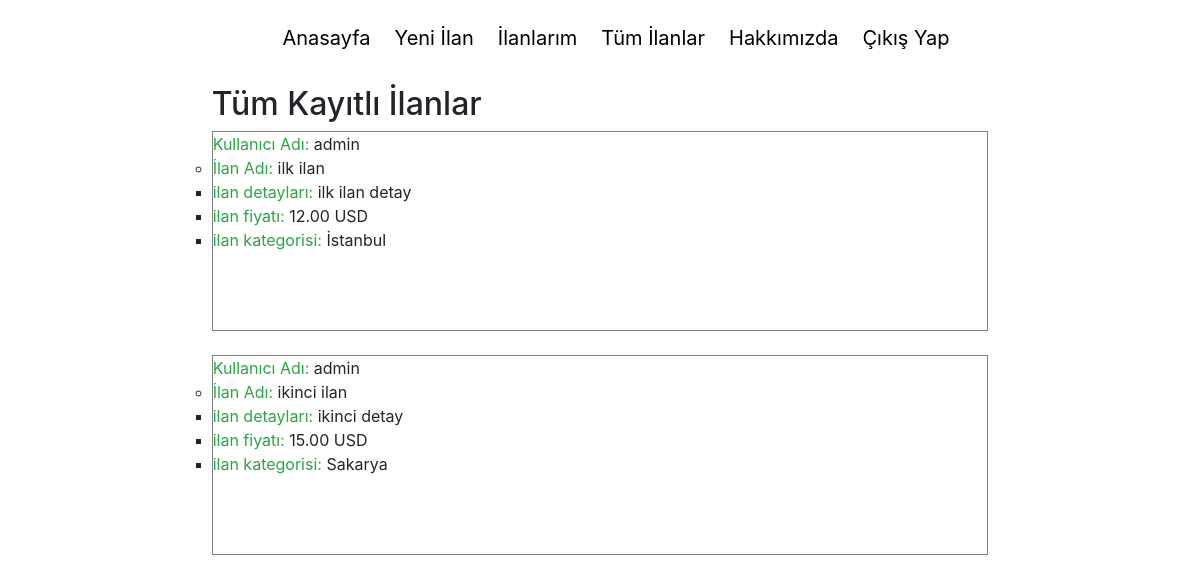
Screenshot of /list-all/ (signed in) with the database file from the repository.
### posts/models.py (models this page shows, shortened)
class PostModel(models.Model):
    user = models.ForeignKey(User, on_delete=models.CASCADE, related_name='post_user')
    title = models.CharField(max_length=120)
    about_post = models.CharField(max_length=200)
    price = models.DecimalField(max_digits=10, decimal_places=2)
    currency  = models.CharField(max_length=5)
    category = models.CharField(max_length=15)
    releaseDate = models.DateTimeField(auto_now_add=True)
    slug = models.SlugField(unique=True, editable=False, max_length=130)
    sold_or_not_model = models.BooleanField(default=False)

### register/models.py (models this page shows)
class CustomUser(AbstractUser):
    email = models.EmailField(_('email address'), unique=True)

### posts/views.py (the view)
# urls.py: path("list-all/", views.list_all_view, name="all_posts"),
def list_all_view(response):
    p = PostModel.objects.all()
    return render(response, "posts/post_all.html", {'posts': p})

### posts/templates/posts/post_all.html
{% extends "root/base.html" %}
{% block content %}
<h2>
  Tüm Kayıtlı İlanlar
</h2>
{% for item in posts %}
<div class="item_border">
<ul><span style="color: #28a745">Kullanıcı Adı:</span> {{ item.user }}
    <ul>
      <li><span style="color: #28a745">İlan Adı:</span> {{ item.title }}
            <ul>
                <li><span style="color: #28a745">ilan detayları:</span>  {{ item.about_post }}</li>
                <li><span style="color: #28a745">ilan fiyatı:</span> {{ item.price }} {{ item.currency }}</li>
                <li><span style="color: #28a745">ilan kategorisi:</span> {{ item.category }}</li>
            </ul>
        </li>
    </ul>
</ul>
</div>  <br>
{% endfor %}
{% endblock %}

### root/static/css/base.css (style rules this page uses)
* { margin: 0; padding: 0; }
html, body { top: 300px; height: 100%; }
.item_border { width: 200; height: 200px; border: 1px solid grey; }

### rows the page displays
PostModel: user "admin", title "ilk ilan", about_post "ilk ilan detay", price "12.00", currency "USD", category "İstanbul"
PostModel: user "admin", title "ikinci ilan", about_post "ikinci detay", price "15.00", currency "USD", category "Sakarya"
